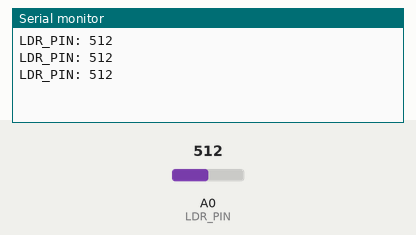
Simulated run of this sketch. Board: Arduino Uno, built with avr-gcc and run on an emulated ATmega328P. Shown: the last lines printed to the serial monitor. The inputs (shaded band) are chosen by the test bench; at power-on: A0 (LDR_PIN) = 512.

Above: at 1.3 s.
1.4 s: A0 (LDR_PIN) set to 716
At 1.9 s:
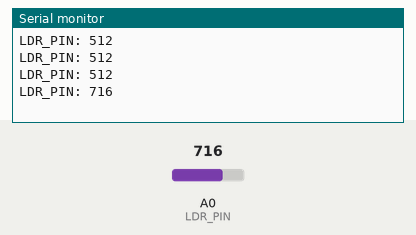
2.9 s: A0 (LDR_PIN) set to 900
At 3.4 s:
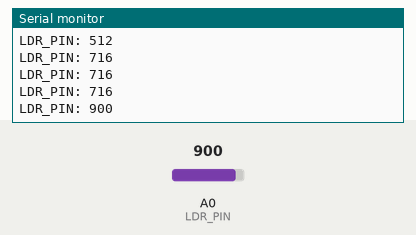
Timing chart, 0 to 5.9 s (numbered marks = the images above; inputs shaded):
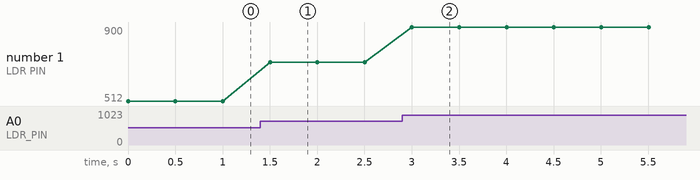

Measured:
- after the input at 1.4 s, the serial monitor: prints a new line after 0.10 s (image 1)
- after the input at 2.9 s, the serial monitor: prints a new line after 0.10 s (image 2)
- plotted number 1: 512 → 716 after the input at 1.4 s, 716 → 900 after the input at 2.9 s

The sketch:

LEDs-coloridos.ino
```cpp
#define LDR_PIN A0

void setup() {
  Serial.begin(9600);
}

void loop() {
  int ldr = analogRead(LDR_PIN);
  Serial.print("LDR_PIN: ");
  Serial.println(ldr);
  delay(500);
}
```
